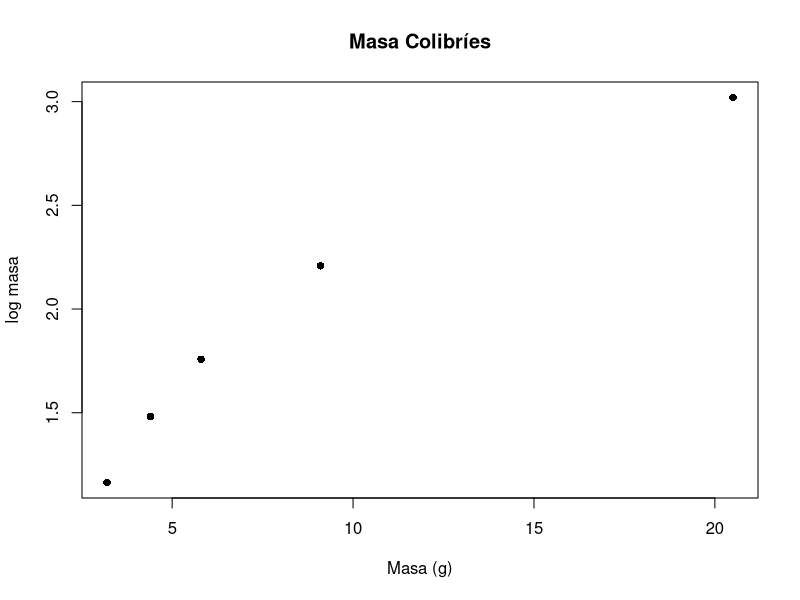
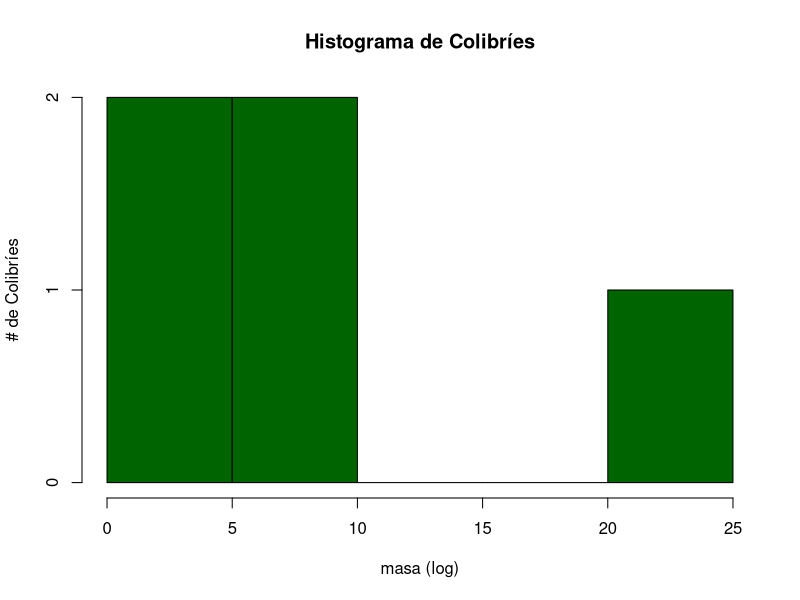

The R source for these figures, in order:
# Dia 1, bloque 2. Fundamentos de R

# Asignar. La flecha, no el igual
x <- 5
x

# Vectores
masas <- c(3.2, 5.8, 9.1, 4.4, 20.5)
especies <- c("Amazilia", "Coeligena", "Ensifera", "Chlorostilbon", "Patagona")

length(masas)
class(masas)
class(especies)

# Los vectores se operan completos, sin loops
masas * 2
log(masas)
masas > 5

# Indexar. En R se cuenta desde 1
masas[1]
masas[c(1, 3)]
masas[masas > 5]
especies[masas > 5]

# Data frame. Vectores del mismo largo puestos en columnas
colibries <- data.frame(especie = especies, masa = masas, stringsAsFactors = FALSE)
colibries

str(colibries)
nrow(colibries)
names(colibries)

# Una columna se saca con el signo de pesos
colibries$masa
mean(colibries$masa)

# Columna nueva
colibries$log_masa <- log(colibries$masa)
colibries

# Filas que cumplen una condicion
colibries[colibries$masa > 5, ]
subset(colibries, masa > 5)

# Ordenar
colibries[order(colibries$masa), ]

# Datos faltantes. Vas a verlos todo el tiempo
con_na <- c(3.2, NA, 9.1)
mean(con_na)
mean(con_na, na.rm = TRUE)
is.na(con_na)
sum(is.na(con_na))

# Funciones
convertir_a_kg <- function(gramos) {
  gramos / 1000
}

convertir_a_kg(colibries$masa)

# Condicionales
if (mean(colibries$masa) > 5) {
  print("Colibries pesados")
} else {
  print("Colibries livianos")
}

# Loops. Utiles, pero en R casi siempre hay algo mejor
for (i in 1:nrow(colibries)) {
  print(colibries$especie[i])
}

###Solución de Tarea#######
for (i in 1:nrow(colibries)) {
  if(colibries$masa[i]> 5){
    print("colibrí pesado")
  } else {
  print("Colibrí liviano")
}
}
##########################

# Esto hace lo mismo sin loop
sapply(colibries, class)
tapply(colibries$masa, colibries$masa > 5, mean)## Operar Valores con factores aplicandoles diferentes funciones

# Graficar
plot(colibries$masa, colibries$log_masa, pch = 16, xlab = "Masa (g)", ylab = "log masa", title("Masa Colibríes"))
hist(colibries$masa, breaks = "Sturges", col = "darkgreen", border = TRUE, main = "Histograma de Colibríes", xlab = "masa (log)", ylab = "# de Colibríes", axes = T)

dev.off()
